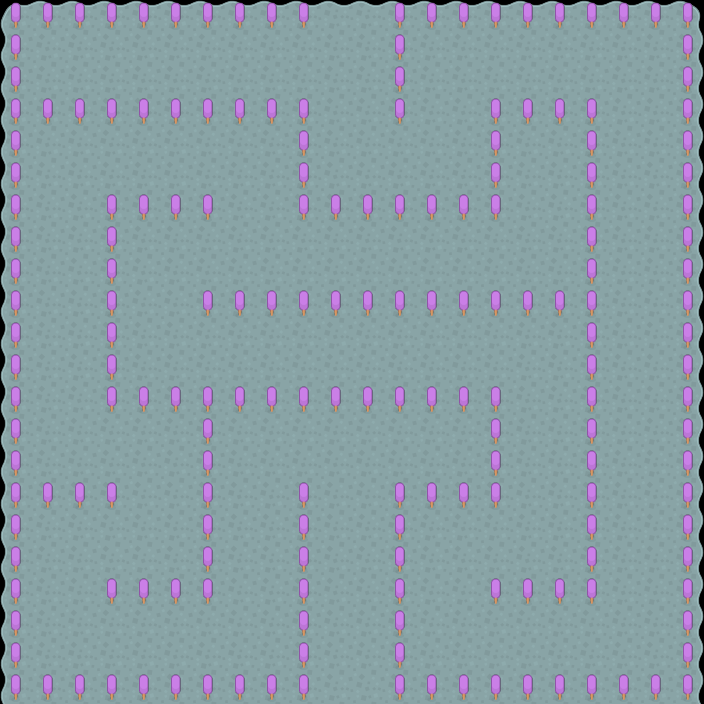

A 2D game scene composited from a Tiled map and its tileset images. What follows is a short description and the map's XML, with every tile layer's data as written:
An orthogonal 22x22 tile map with 32x32 px tiles, 2 tile layers (Tile Layer 1, Trees).

<map version="1.0" orientation="orthogonal" renderorder="right-down" width="22" height="22" tilewidth="32" tileheight="32" nextobjectid="1">
 <tileset firstgid="1" name="mapPack_tilesheet" tilewidth="32" tileheight="32" tilecount="204" columns="17">
  <image source="../Tilesheet/mapPack_tilesheet_small.png" width="544" height="384" />
 </tileset>
 <layer name="Tile Layer 1" width="22" height="22">
  <data encoding="csv">
11,12,12,12,12,12,12,12,12,12,12,12,12,12,12,12,12,12,12,12,12,13,
28,29,29,29,29,29,29,29,29,29,29,29,29,29,29,29,29,29,29,29,29,30,
28,29,29,29,29,29,29,29,29,29,29,29,29,29,29,29,29,29,29,29,29,30,
28,29,29,29,29,29,29,29,29,29,29,29,29,29,29,29,29,29,29,29,29,30,
28,29,29,29,29,29,29,29,29,29,29,29,29,29,29,29,29,29,29,29,29,30,
28,29,29,29,29,29,29,29,29,29,29,29,29,29,29,29,29,29,29,29,29,30,
28,29,29,29,29,29,29,29,29,29,29,29,29,29,29,29,29,29,29,29,29,30,
28,29,29,29,29,29,29,29,29,29,29,29,29,29,29,29,29,29,29,29,29,30,
28,29,29,29,29,29,29,29,29,29,29,29,29,29,29,29,29,29,29,29,29,30,
28,29,29,29,29,29,29,29,29,29,29,29,29,29,29,29,29,29,29,29,29,30,
28,29,29,29,29,29,29,29,29,29,29,29,29,29,29,29,29,29,29,29,29,30,
28,29,29,29,29,29,29,29,29,29,29,29,29,29,29,29,29,29,29,29,29,30,
28,29,29,29,29,29,29,29,29,29,29,29,29,29,29,29,29,29,29,29,29,30,
28,29,29,29,29,29,29,29,29,29,29,29,29,29,29,29,29,29,29,29,29,30,
28,29,29,29,29,29,29,29,29,29,29,29,29,29,29,29,29,29,29,29,29,30,
28,29,29,29,29,29,29,29,29,29,29,29,29,29,29,29,29,29,29,29,29,30,
28,29,29,29,29,29,29,29,29,29,29,29,29,29,29,29,29,29,29,29,29,30,
28,29,29,29,29,29,29,29,29,29,29,29,29,29,29,29,29,29,29,29,29,30,
28,29,29,29,29,29,29,29,29,29,29,29,29,29,29,29,29,29,29,29,29,30,
28,29,29,29,29,29,29,29,29,29,29,29,29,29,29,29,29,29,29,29,29,30,
28,29,29,29,29,29,29,29,29,29,29,29,29,29,29,29,29,29,29,29,29,30,
28,29,29,29,29,29,29,29,29,29,29,29,29,29,29,29,29,29,29,29,29,30
</data>
 </layer>
 <layer name="Trees" width="22" height="22">
  <data encoding="csv">
49,49,49,49,49,49,49,49,49,49,0,0,49,49,49,49,49,49,49,49,49,49,
49,0,0,0,0,0,0,0,0,0,0,0,49,0,0,0,0,0,0,0,0,49,
49,0,0,0,0,0,0,0,0,0,0,0,49,0,0,0,0,0,0,0,0,49,
49,49,49,49,49,49,49,49,49,49,0,0,49,0,0,49,49,49,49,0,0,49,
49,0,0,0,0,0,0,0,0,49,0,0,0,0,0,49,0,0,49,0,0,49,
49,0,0,0,0,0,0,0,0,49,0,0,0,0,0,49,0,0,49,0,0,49,
49,0,0,49,49,49,49,0,0,49,49,49,49,49,49,49,0,0,49,0,0,49,
49,0,0,49,0,0,0,0,0,0,0,0,0,0,0,0,0,0,49,0,0,49,
49,0,0,49,0,0,0,0,0,0,0,0,0,0,0,0,0,0,49,0,0,49,
49,0,0,49,0,0,49,49,49,49,49,49,49,49,49,49,49,49,49,0,0,49,
49,0,0,49,0,0,0,0,0,0,0,0,0,0,0,0,0,0,49,0,0,49,
49,0,0,49,0,0,0,0,0,0,0,0,0,0,0,0,0,0,49,0,0,49,
49,0,0,49,49,49,49,49,49,49,49,49,49,49,49,49,0,0,49,0,0,49,
49,0,0,0,0,0,49,0,0,0,0,0,0,0,0,49,0,0,49,0,0,49,
49,0,0,0,0,0,49,0,0,0,0,0,0,0,0,49,0,0,49,0,0,49,
49,49,49,49,0,0,49,0,0,49,0,0,49,49,49,49,0,0,49,0,0,49,
49,0,0,0,0,0,49,0,0,49,0,0,49,0,0,0,0,0,49,0,0,49,
49,0,0,0,0,0,49,0,0,49,0,0,49,0,0,0,0,0,49,0,0,49,
49,0,0,49,49,49,49,0,0,49,0,0,49,0,0,49,49,49,49,0,0,49,
49,0,0,0,0,0,0,0,0,49,0,0,49,0,0,0,0,0,0,0,0,49,
49,0,0,0,0,0,0,0,0,49,0,0,49,0,0,0,0,0,0,0,0,49,
49,49,49,49,49,49,49,49,49,49,0,0,49,49,49,49,49,49,49,49,49,49
</data>
 </layer>
</map>
